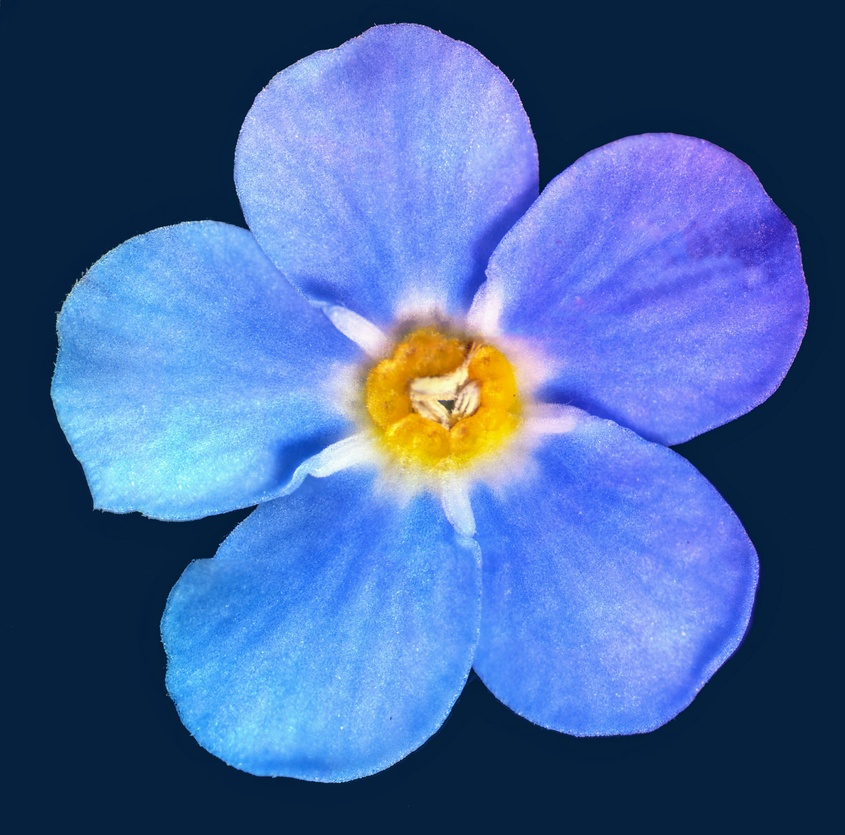
#> input picture flower.jpg, 845 x 835 px, shrunk from 3840 x 3796 before the run
$ jupyter execute vision.ipynb   (shell and % lines are left out)
#> lines starting #> are read from the running program, lines starting #| are printed output that depends on the picture; after the words box and inside, x2 and y2 are one past the last pixel; in counts of white or black regions, pixels touching at a corner belong together
# Basic Computer Vision Operations: Filtering, Thresholding, and Contours

Explore fundamental image processing techniques like blurring, edge detection, thresholding, and contour detection. These operations build on your understanding of pixels, grayscale, and RGB channels.

## Install Required Libraries

*Install the necessary libraries for image processing and visualization.*

## Import Libraries

*Import libraries and set up plotting style.*

[cell 1]
import cv2
import numpy as np
import matplotlib.pyplot as plt

plt.style.use("dark_background")

## Load Image

*Load the original image and convert it to grayscale for processing.*

[cell 2]
# Load and convert image
img = cv2.imread("flower.jpg")
#> img is the input picture: shape (835, 845, 3); mean B, G, R 156.9, 99.5, 68.8
img_rgb = cv2.cvtColor(img, cv2.COLOR_BGR2RGB)
gray = cv2.cvtColor(img, cv2.COLOR_BGR2GRAY)
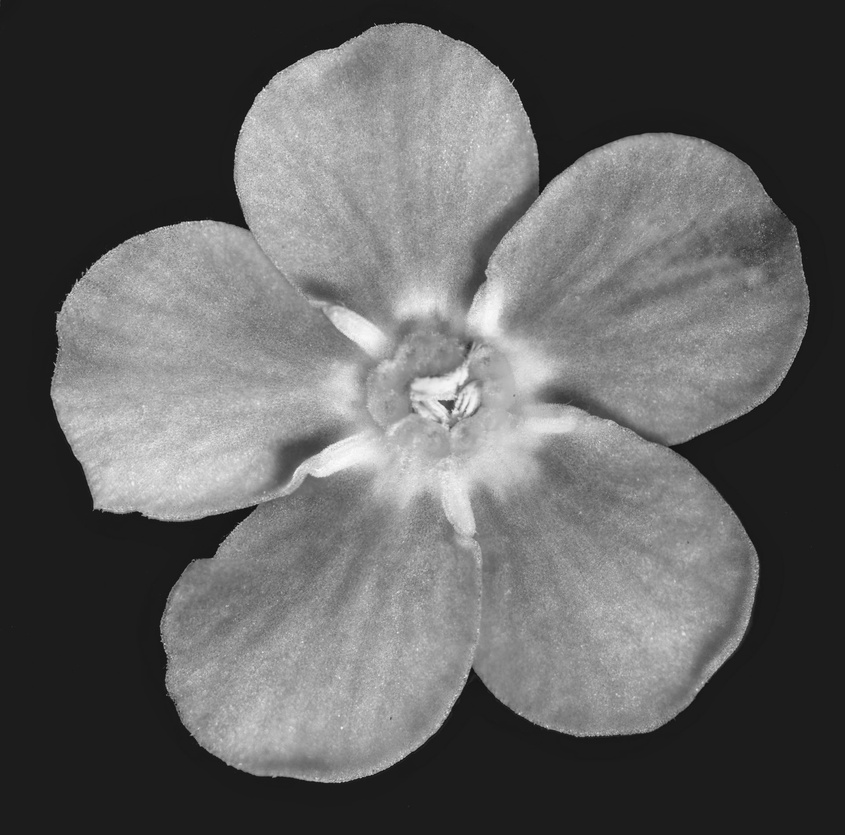
#> gray: shape (835, 845); min 14, max 253, mean 96.7

## Image Filtering (Blurring & Edge Detection)

*Visualize how Gaussian blur smooths an image and how Canny edge detection highlights edges.*

[cell 3]
# Apply Gaussian blur
blurred = cv2.GaussianBlur(gray, (25,25), 0)  # Very strong blur
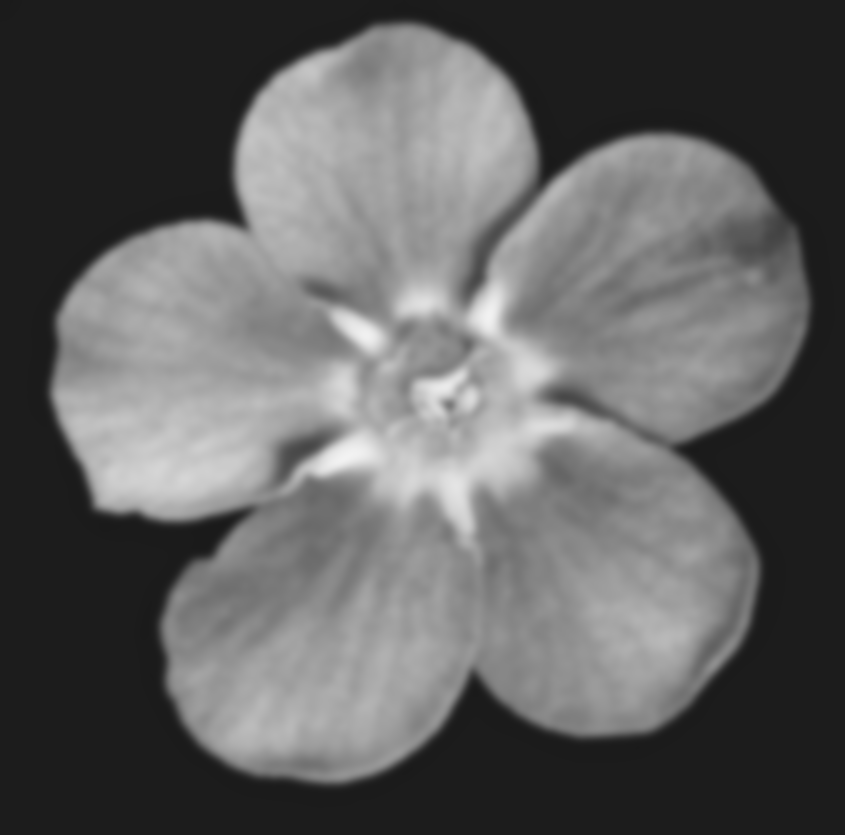
#> blurred: shape (835, 845); min 26, max 242, mean 96.7

# Apply Canny edge detection
edges = cv2.Canny(gray, 50, 150)
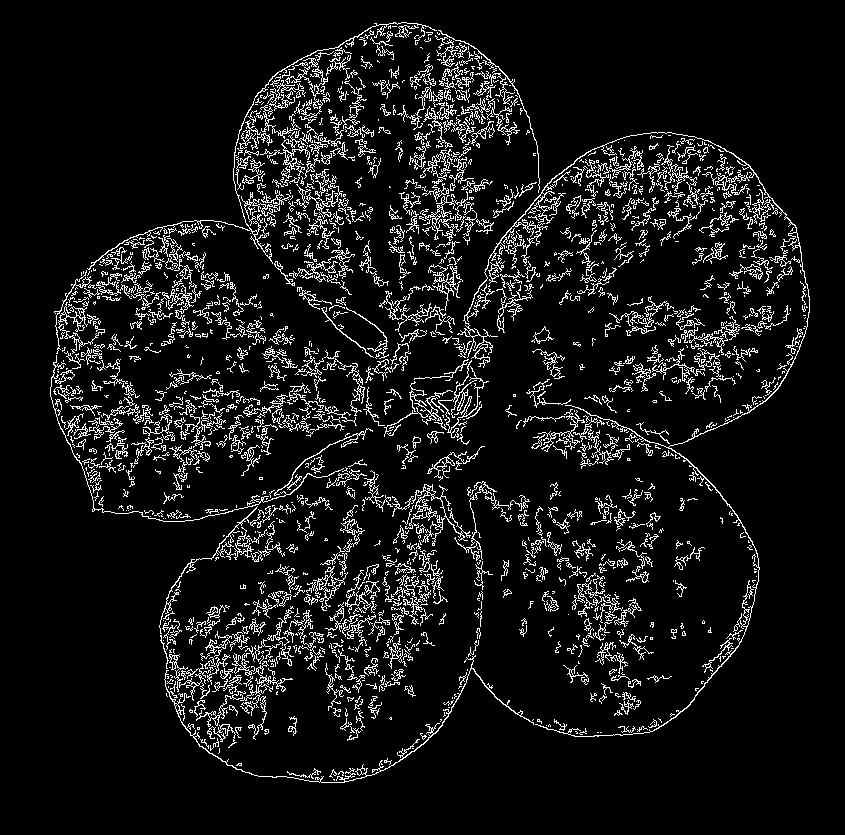
#> edges: shape (835, 845); 8.3% white in thin lines or dots, all inside (x1, y1, x2, y2) = (50, 22, 810, 783)

# Plot results
plt.figure(figsize=(12,4))
plt.subplot(1,3,1)
plt.imshow(gray, cmap='gray')
plt.title("Original Grayscale")
plt.axis("off")

plt.subplot(1,3,2)
plt.imshow(blurred, cmap='gray')
plt.title("Gaussian Blur")
plt.axis("off")

plt.subplot(1,3,3)
plt.imshow(edges, cmap='gray')
plt.title("Canny Edges")
plt.axis("off")

plt.tight_layout()
plt.savefig("filtering_edges.png", bbox_inches="tight", pad_inches=0.1)
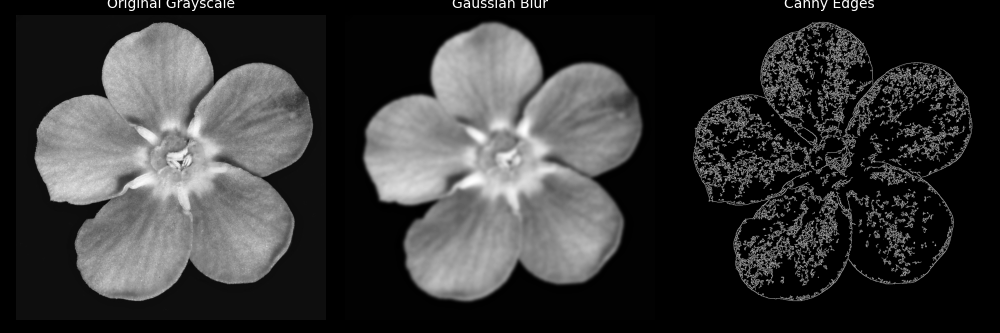
#> figure drawn by matplotlib, 3 panels
plt.show()

## Thresholding (Black-and-White Conversion)

*Convert a grayscale image to black-and-white using thresholding. Pixels brighter than the threshold become white, others black.*

[cell 4]
# Apply simple binary threshold
_, thresh = cv2.threshold(gray, 127, 255, cv2.THRESH_BINARY)
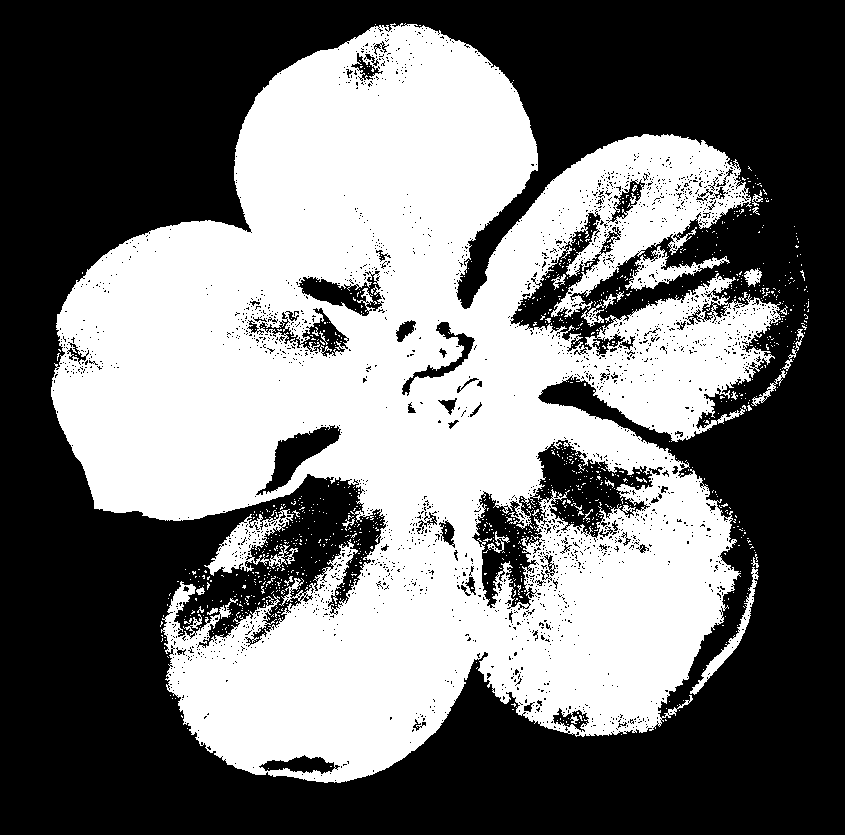
#> thresh: shape (835, 845); 45.1% white; 1049 white regions (1018 under 20 px)

plt.figure(figsize=(6,6))
plt.imshow(thresh, cmap='gray')
plt.title("Binary Thresholding")
plt.axis("off")
plt.savefig("threshold.png", bbox_inches="tight", pad_inches=0.1)
plt.show()

## Contour Detection

*Detect and highlight the contours of objects in the image based on the thresholded black-and-white regions.*

[cell 5]
# Find contours
contours, _ = cv2.findContours(thresh, cv2.RETR_EXTERNAL, cv2.CHAIN_APPROX_SIMPLE)
#> contours = 736 contours, 721 with area under 20; largest, box (x1, y1, x2, y2) and area: (51, 23, 781, 783) 333685, (204, 509, 298, 576) 2140, (625, 246, 730, 291) 1340, (690, 567, 759, 695) 854, (581, 294, 616, 327) 204

# Draw contours on a copy of the image
img_contours = img_rgb.copy()
cv2.drawContours(img_contours, contours, -1, (255,0,0), 2)
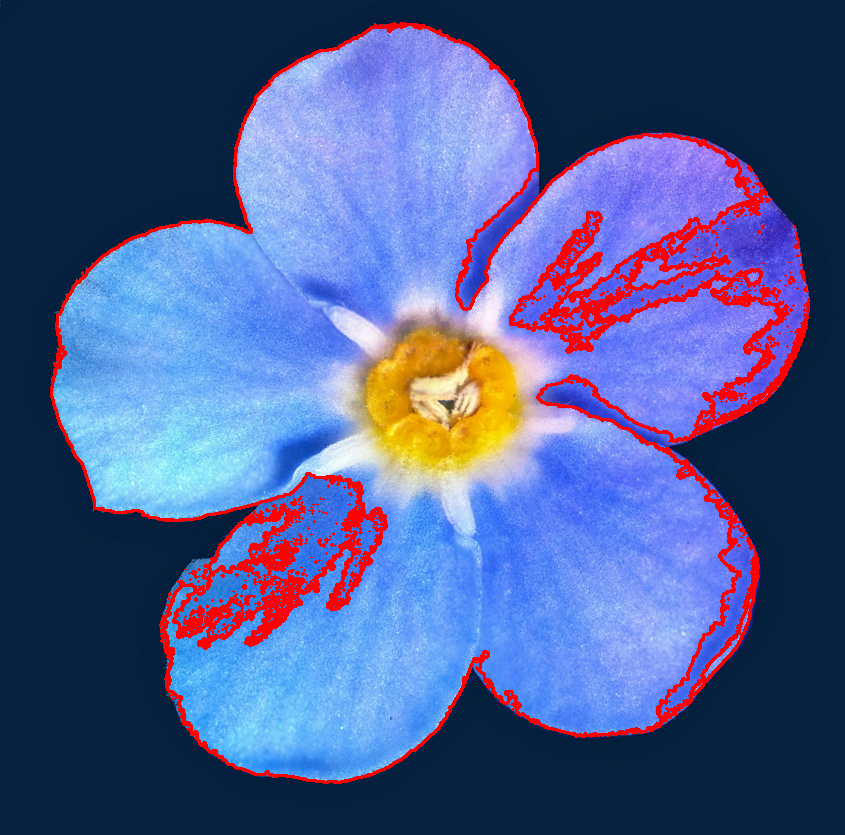
#> img_contours: shape (835, 845, 3); mean R, G, B 77.9, 92.5, 144.1

plt.figure(figsize=(6,6))
plt.imshow(img_contours)
plt.title("Contours Detected")
plt.axis("off")
plt.savefig("contours.png", bbox_inches="tight", pad_inches=0.1)
plt.show()
